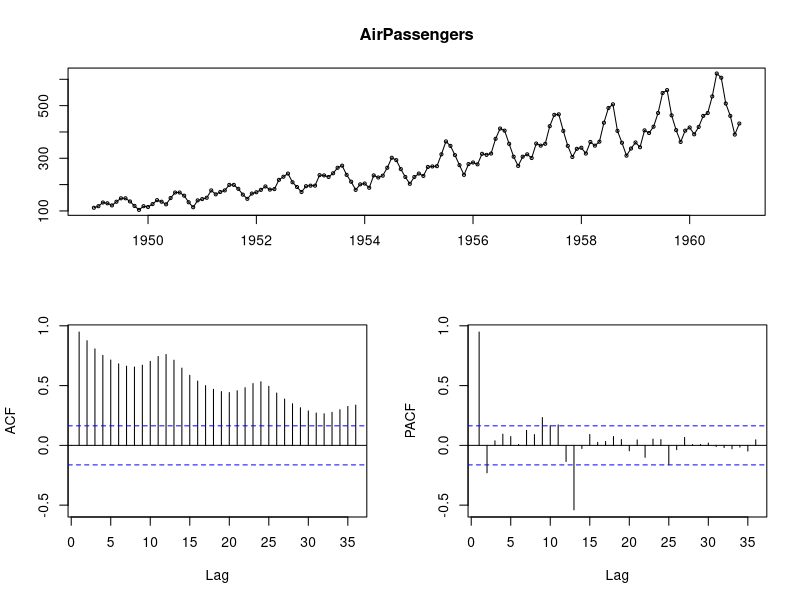
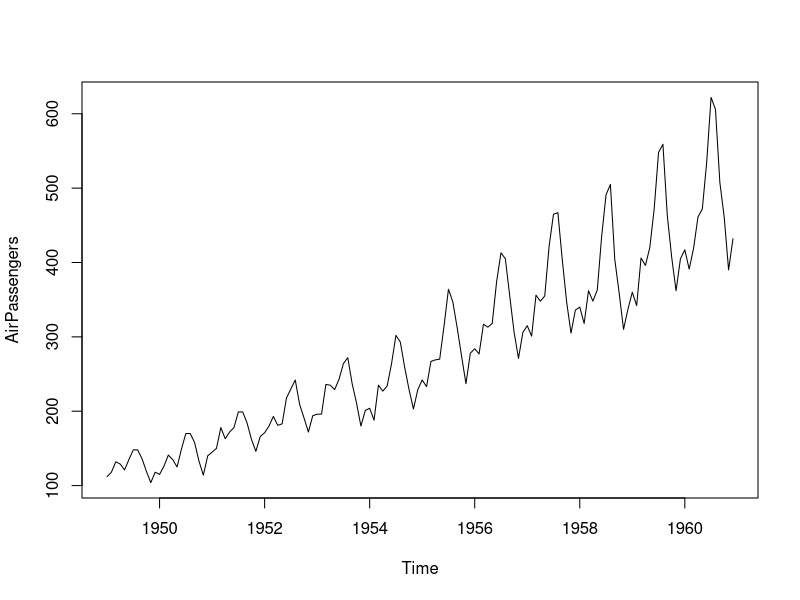
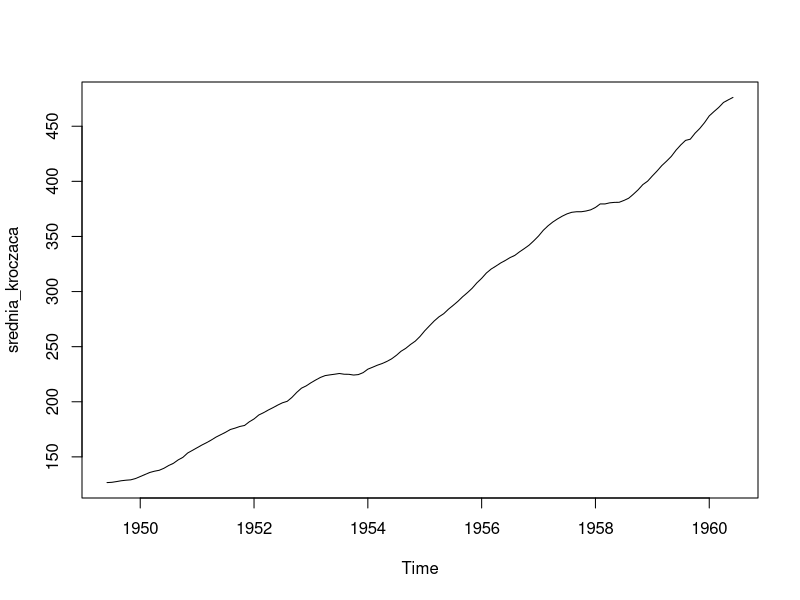
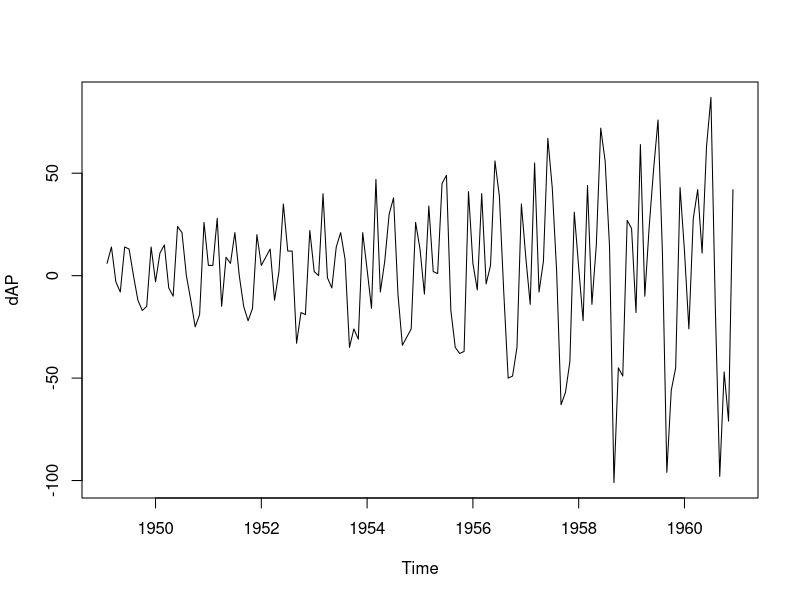
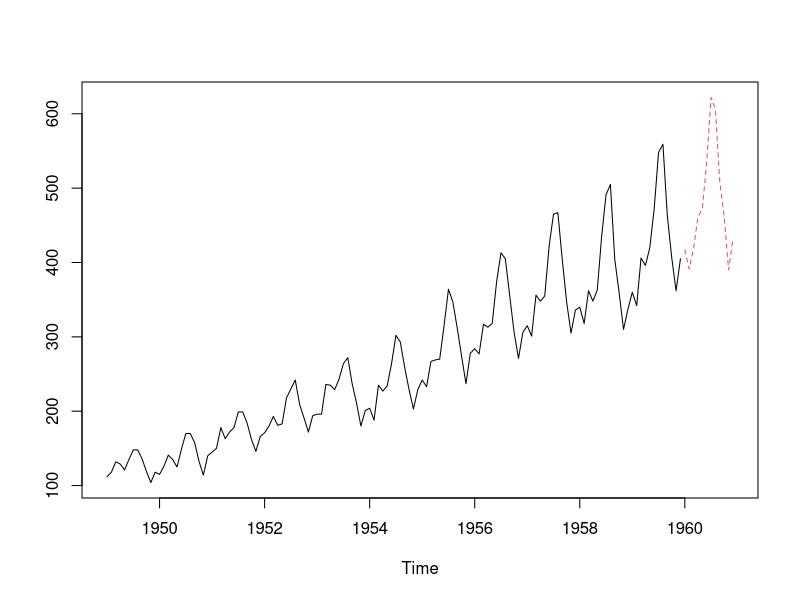
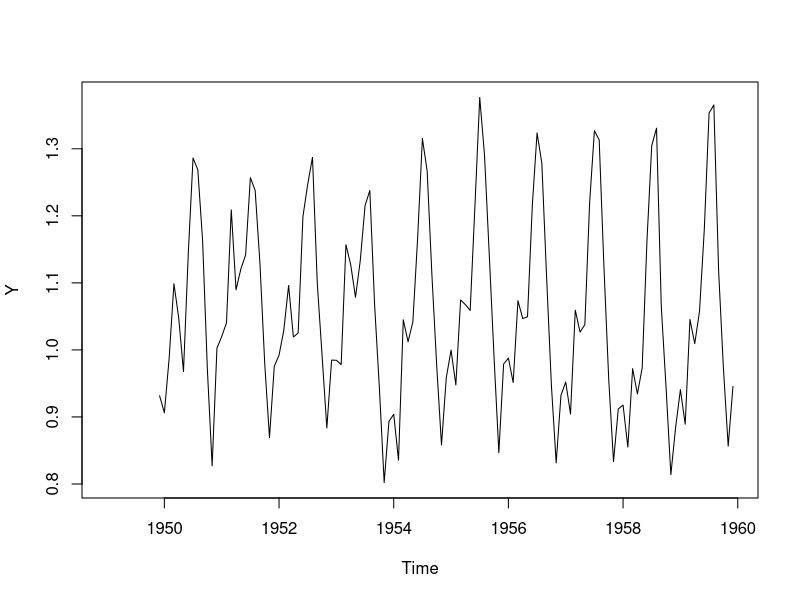
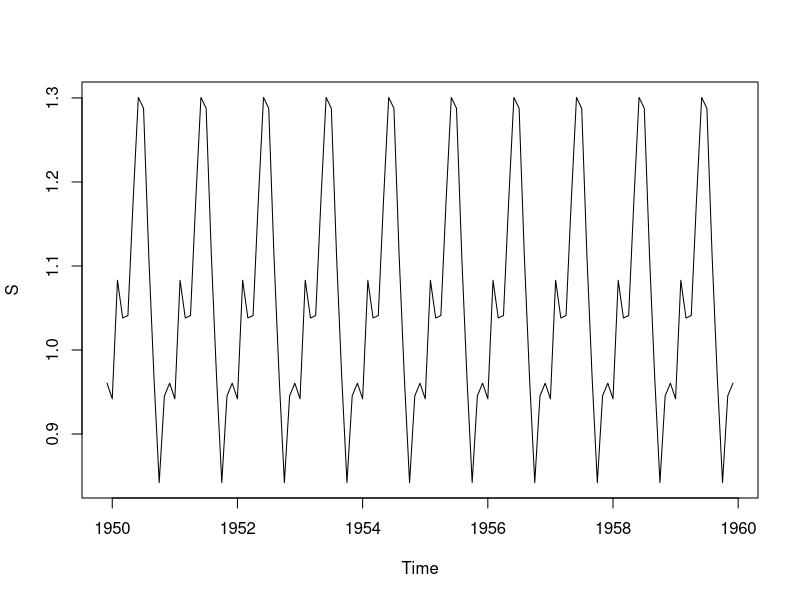
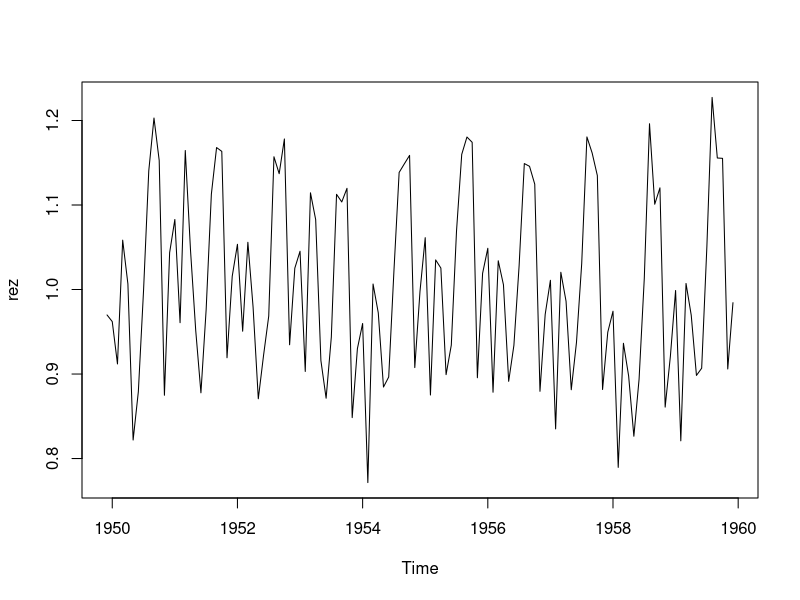

Here is the R script that generated these plots, in order:
## ---- chunk 1
knitr::opts_chunk$set(echo = TRUE)
## ---- chunk 2
library(stats)
data('AirPassengers')
typeof(AirPassengers)
class(AirPassengers)
head(AirPassengers)
is.ts(AirPassengers)
## ---- chunk 3
library(forecast)
tsdisplay(AirPassengers)
## ---- chunk 4
plot(AirPassengers)
## ---- chunk 5
frequency(AirPassengers)
## ---- chunk 6
library(zoo)
srednia_kroczaca = rollmean(AirPassengers, 12)
plot(srednia_kroczaca)
## ---- chunk 7
dAP = diff(AirPassengers)
plot(dAP)
## ---- chunk 8
N = length(AirPassengers)
N
horyzont = 12
ilosc_lat = N/12
## ---- chunk 9
X_train = window(AirPassengers,end = c(1959,12) )
X_test = window(AirPassengers, start = c(1960,1))
## ---- chunk 10
ts.plot(X_train, X_test, col=1:2, lty=c(1,2))
## ---- chunk 11
Trend = as.ts(rollmean(X_train, 12, fill = c(0,0,0), align = "right"))
Y = as.ts(X_train / Trend)
Y[which(!is.finite(Y))] = NA
#Y_omitted = ts(na.omit(Y), frequency = 12, start = c(1949, 7))
plot(Y)
## ---- chunk 12
macierz = t(matrix(data = Y, nrow = 12))
sezonowosc = colMeans(macierz, na.rm = TRUE)
S = ts(rep(sezonowosc, 12), frequency = 12, start = c(1949, 12), end = c(1959,12) )
S_pred = ts(rep(sezonowosc,1), frequency = 12, start = c(1960,1))
plot(S)
## ---- chunk 13
frequency(Y)
frequency(S)
Y
S
rez = as.ts(Y / S)

## ---- chunk 14
plot(rez)
## ---- chunk 15
tsdisplay(rez)
## ---- chunk 16
lambda = BoxCox.lambda(rez, lower = 0, upper = 2)
lambda
bc_rez = BoxCox(rez, lambda= 2) #bo lambda wyszła niemal równa 2
plot(bc_rez)
## ---- chunk 17
tsdisplay(bc_rez)
## ---- chunk 18
model <- auto.arima(bc_rez)
summary(model)
## ---- chunk 19
bc_rez_fc = forecast(model, horyzont)
plot(bc_rez_fc)
## ---- chunk 20
rez_fc = bc_rez_fc
rez_fc$x = rez
#rez_fc$series = rez
#rez_fc$fitted = rez
rez_fc$mean=InvBoxCox(bc_rez_fc$mean, lambda = 2)
rez_fc$lower=InvBoxCox(bc_rez_fc$lower, lambda = 2)
rez_fc$upper=InvBoxCox(bc_rez_fc$upper, lambda = 2)
plot(rez_fc)
## ---- chunk 21
rez_fc$mean
S_pred
## ---- chunk 22
Y_fc = rez_fc
Y_fc$x = Y
Y_fc$mean=rez_fc$mean * S_pred
Y_fc$lower=rez_fc$lower * S_pred
Y_fc$upper=rez_fc$upper * S_pred
plot(Y_fc)
## ---- chunk 23
x <- 1:length(Trend)
reg = lm(Trend ~ x)
summary(reg)
length(Trend)
## ---- chunk 24
x_pred = length(Trend)+(1:horyzont) 
x_pred
a = as.numeric(reg$coefficients[2])
b = as.numeric(reg$coefficients[1])
y_pred = a * x_pred + b
y_pred
Y_pred = ts(y_pred, frequency = 12, start=c(1960,1))
## ---- chunk 25
Y_fc$mean
Y_pred
Y_fc$mean * Y_pred
## ---- chunk 26
fc = Y_fc
fc$x = X_train
fc$mean=Y_fc$mean * Y_pred
fc$lower=Y_fc$lower * Y_pred
fc$upper=Y_fc$upper * Y_pred
plot(fc)
